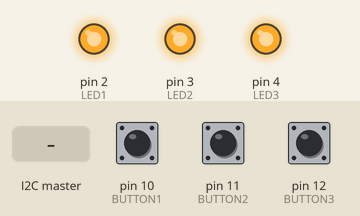
The sketch below on a simulated Arduino Uno, built with avr-gcc and run on an emulated ATmega328P. On the bench: output pins drawn as LEDs (lit = HIGH). The inputs (shaded band) are chosen by the test bench; at power-on: pin 10 (BUTTON1) HIGH, pin 11 (BUTTON2) HIGH, pin 12 (BUTTON3) HIGH.

Above: at 1.2 s.
1.3 s: the I2C master sends the byte 1
At 2.9 s:
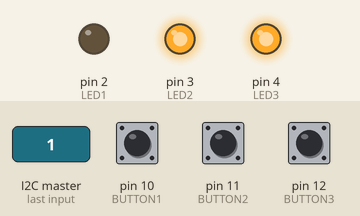
4.3 s: the I2C master sends the byte 2
At 5.1 s:
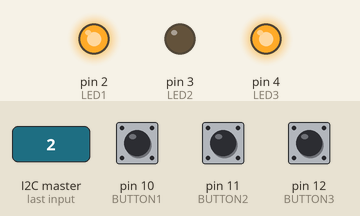
Timing chart, 0 to 7.3 s (numbered marks = the images above; inputs shaded):
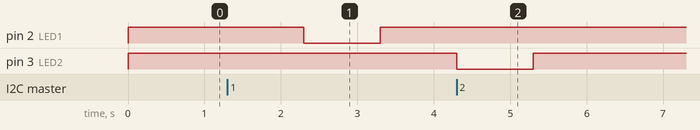

Measured:
- after the input at 1.3 s, pin 2 (LED1): HIGH → LOW after 1.0 s, → HIGH 1.0 s later
- after the input at 4.3 s, pin 3 (LED2): HIGH → LOW at once, → HIGH 1.0 s later

The sketch:

Arduino_Multiple_Read_Write_I2C.ino
```cpp
#include <Wire.h>

#define SLAVE_ADD 0x09 // Set Arduino I2C address

#define BUTTON1 10
#define BUTTON2 11
#define BUTTON3 12
//#define BUTTON4 11
//#define BUTTON5 12
//#define BUTTON6 13

#define LED1 2
#define LED2 3
#define LED3 4
//#define LED4 10
//#define LED5 10
//#define LED6 10

boolean buttonPressed1 = false;
boolean buttonPressed2 = false;
boolean buttonPressed3 = false;

volatile int mode = 0;
int prevMode = 10000;

void setup()
{
  pinMode(BUTTON1, INPUT_PULLUP);
  pinMode(BUTTON2, INPUT_PULLUP);
  pinMode(BUTTON3, INPUT_PULLUP);

  pinMode(LED1, OUTPUT);
  pinMode(LED2, OUTPUT);
  pinMode(LED3, OUTPUT);

  digitalWrite(LED1, HIGH);
  digitalWrite(LED2, HIGH);
  digitalWrite(LED3, HIGH);

  Wire.begin(SLAVE_ADD);
  Wire.onReceive(receiveEvent);
  Wire.onRequest(requestEvent);
}

// Where the Magic Happens
void loop()
{
//  Read
  if (mode != prevMode)
  {
    prevMode = mode;

    if (mode == 1)
    {
      delay(1000);
      digitalWrite(LED1, LOW);
      delay(1000);
      digitalWrite(LED1, HIGH);
      delay(1000);
    }
    else if (mode == 2)
    {
      digitalWrite(LED2, LOW);
      delay(1000);
      digitalWrite(LED2, HIGH);
      delay(1000);
    }
    else if (mode == 3)
    {
      delay(1000);
      digitalWrite(LED3, LOW);
      delay(1000);
      digitalWrite(LED3, HIGH);
      delay(1000);
    }
  }
//  Write
  if (digitalRead(BUTTON1) == LOW && buttonPressed1 == false)
  {
    buttonPressed1 = true;
  }
  else if (digitalRead(BUTTON1) == HIGH && buttonPressed1 == true)
  {
    buttonPressed1 = false;
  }
  else if (digitalRead(BUTTON2) == LOW && buttonPressed2 == false)
  {
    buttonPressed2 = true;
  }
  else if (digitalRead(BUTTON2) == HIGH && buttonPressed2 == true)
  {
    buttonPressed2 = false;
  }
  else if (digitalRead(BUTTON3) == LOW && buttonPressed3 == false)
  {
    buttonPressed3 = true;
  }
  else if (digitalRead(BUTTON3) == HIGH && buttonPressed3 == true)
  {
    buttonPressed3 = false;
  }
}

// function that executes whenever data is received from master
// this function is registered as an event, see setup()
void receiveEvent(int howMany)
{
  int inData = Wire.read(); // receive byte as an integer
  Serial.println(inData); // print the integer
  mode = inData;
}

// function that executes whenever data is requested by master
// this function is registered as an event, see setup()
void requestEvent()
{
  if (buttonPressed1 == true && buttonPressed2 == true && buttonPressed3 == true)
  {
    Wire.write(1);
  }
  else if (buttonPressed1 == true && buttonPressed2 == true && buttonPressed3 == false)
  {
    Wire.write(2);
  }
  else if (buttonPressed1 == true && buttonPressed2 == false && buttonPressed3 == true)
  {
    Wire.write(3);
  }
  else if (buttonPressed1 == true && buttonPressed2 == false && buttonPressed3 == false)
  {
    Wire.write(4);
  }
  else if (buttonPressed1 == false && buttonPressed2 == true && buttonPressed3 == true)
  {
    Wire.write(5);
  }
  else if (buttonPressed1 == false && buttonPressed2 == true && buttonPressed3 == false)
  {
    Wire.write(6);
  }
  else if (buttonPressed1 == false && buttonPressed2 == false && buttonPressed3 == true)
  {
    Wire.write(7);
  }
  else if (buttonPressed1 == false && buttonPressed2 == false && buttonPressed3 == false)
  {
    Wire.write(8);
  }
}
```
